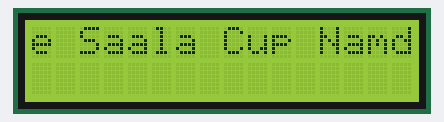
A sketch run on a simulated Arduino Uno, built with avr-gcc and run on an emulated ATmega328P. Shown: 16×2 character LCD.

Above: at 0.21 s.
At 1.41 s:
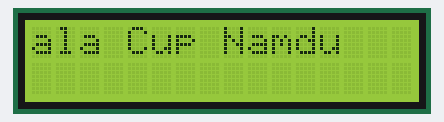
At 2.61 s:
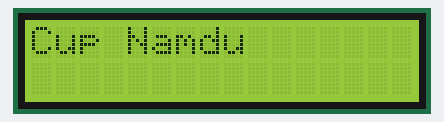
At 5.2 s:
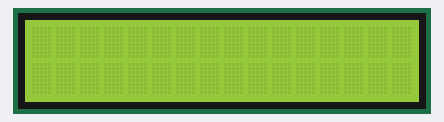
At 8.91 s:
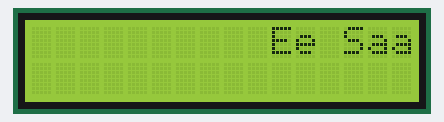
At 12.82 s:
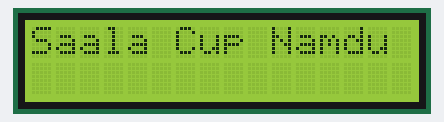

The sketch:

Code.ino
```cpp
#include <LiquidCrystal.h>

// LCD pin mapping: RS, E, D4, D5, D6, D7
LiquidCrystal lcd(12, 11, 5, 4, 3, 2);

String message = "Ee Saala Cup Namdu   "; // Extra spaces for smooth scroll

void setup() {
  lcd.begin(16, 2);         // Initialize 16x2 LCD
  lcd.print(message);       // Print initial part
}

void loop() {
  lcd.scrollDisplayLeft();  // Scroll one position to the left (or) scrollDisplayRight() if needed
  delay(300);               // Delay between scrolls
}
```

Measured:
- by itself, everything shown: repeats every 12.0 s, in 34 steps
- what the display in image 3 shows lasts 2.1 s, from 5.2 s to 7.3 s
